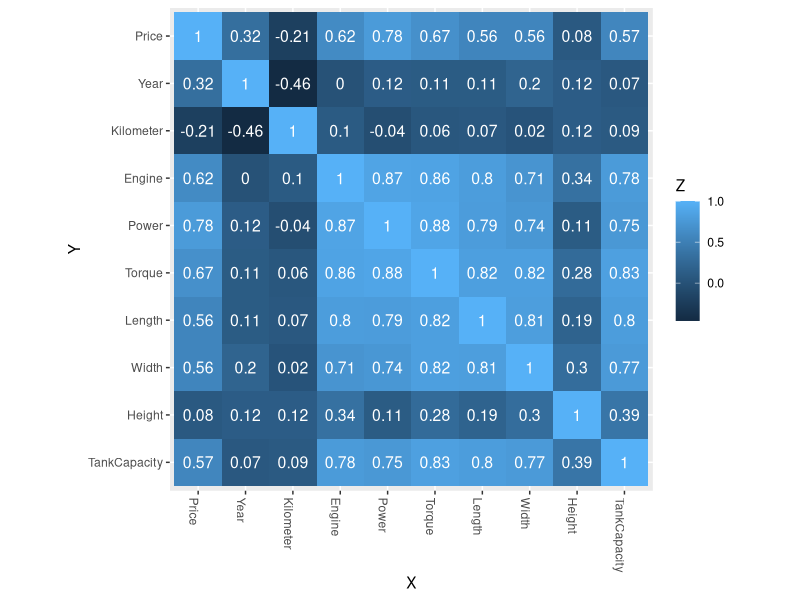
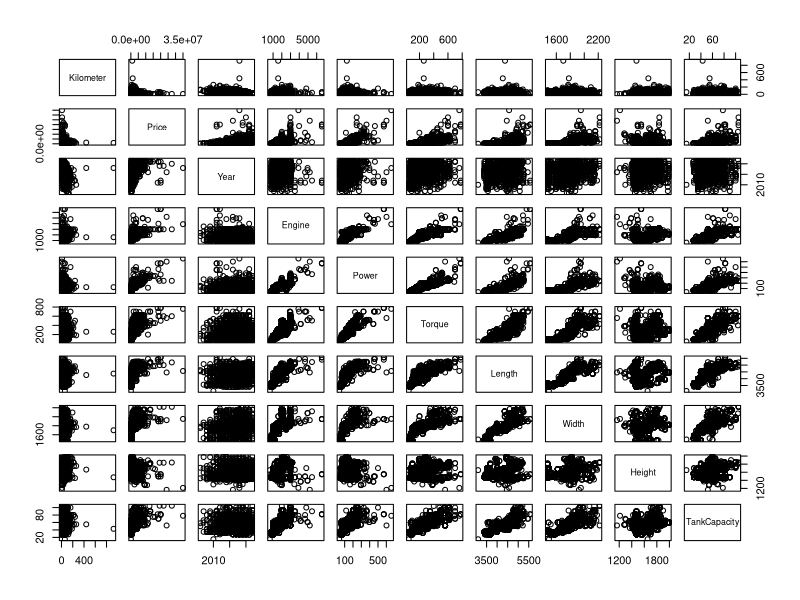

The R script that drew these images, in order: (Note: this script raises an error after producing the figures.)
## ---- chunk 1
knitr::opts_chunk$set(echo = TRUE)
## ---- chunk 2
car <- read.csv("./car.csv")
# Remove observation 1080
car <- car[car$Kilometer != 2000.000,]

#library(dplyr)
#make this example reproducible
set.seed(1)
# shuffle the dataframe by rows
#car= car[sample(1:nrow(car)), ]

#create ID column
#car$id <- 1:nrow(car)

#use 80% of dataset as training set and 20% as test set
#train <- car %>% dplyr::sample_frac(0.80)
#test <- dplyr::anti_join(car, train, by = 'id')

#train <- train[, -18]
#test <- test[, -18]
index <- sample(nrow(car), nrow(car)*0.8, replace=F)
train <- car[index,]
test <- car[-index,]

## ---- chunk 3
nrow(train)+nrow(test)==nrow(car)
## ---- chunk 4
library(ggplot2)
cor_mat <- round(cor(car[,unlist(lapply(car, is.numeric), use.names = FALSE)]),2)
data<-expand.grid(X=unlist(dimnames(cor_mat)[2]),Y=unlist(dimnames(cor_mat)[2]))
data$Z<- c(cor_mat)
ggplot(data,aes(X,Y,fill=Z))+geom_tile()+theme(axis.text.x=element_text(angle = -90, hjust = 0))+coord_equal()+scale_y_discrete(limits=rev)+geom_text(aes(label=prettyNum(Z,digits=2,format="f")), color="white", size=4)

## ---- chunk 5
pairs(~1/Kilometer+., data=car[,unlist(lapply(car, is.numeric), use.names = FALSE)])
## ---- chunk 6
lm <- lm(Price ~ as.factor(Make)+Year+Kilometer+as.factor(Fuel.Type)+as.factor(Transmission)+
         as.factor(Owner)+as.factor(Seller.Type)+Engine+Power+Torque+
         as.factor(Drivetrain)+Length+Width+Height+as.factor(SeatingCapacity)
         +TankCapacity, data=train)
summary(lm)
## ---- chunk 7
# R-squared
summary(lm)$adj.r.squared
## ---- chunk 8
par(mfrow=c(1,1))
plot(train$Price, lm$residuals)
## ---- chunk 9
# Plot the residuals and the fitted values.
par(mfrow=c(2,2))
plot(lm)
## ---- chunk 10
# Look the histograms of price and km
par(mfrow=c(1,2))
hist(train$Price, probability=TRUE, breaks=15)
hist(train$Kilometer, probability=TRUE, breaks=15)
## ---- chunk 11
# Transform the variable in the log-scale 
#(add the variables to the car data.frame)
train$log_price <- log(train$Price)
#train$log_km <- log(train$km)
## ---- chunk 12
# Look the histograms of log_price and log_km
par(mfrow=c(1,2))
hist(train$log_price, probability=TRUE, breaks=15)
#hist(train$log_km, probability=TRUE, breaks=15)
## ---- chunk 13
lm1 <- lm(log_price ~ as.factor(Make)+Year+Kilometer+as.factor(Fuel.Type)+as.factor(Transmission)+
         as.factor(Owner)+as.factor(Seller.Type)+Engine+Power+Torque+
         as.factor(Drivetrain)+Length+Width+Height+as.factor(SeatingCapacity)
         +TankCapacity, data=train)

summary(lm1)
## ---- chunk 14
AIC(lm1)
## ---- chunk 15
library(MASS) # for hist.scott
par(mfrow=c(1,1))
plot(train$log_price, lm1$residuals)
plot(lm1$residuals)
hist.scott(lm1$residuals, freq = F)
curve(dnorm(x,0,sd(lm1$residuals)), add=T, col=2)
## ---- chunk 16
par(mfrow=c(2,2))
plot(lm1)
## ---- chunk 17
lm_pwr <- lm(log_price ~ as.factor(Make)+Year+Kilometer+as.factor(Fuel.Type)+as.factor(Transmission)+
         as.factor(Owner)+as.factor(Seller.Type)+Power+
         as.factor(Drivetrain)+Length+Width+Height+as.factor(SeatingCapacity)
         +TankCapacity, data=train)

summary(lm_pwr)
## ---- chunk 18
AIC(lm_pwr)
## ---- chunk 19
anova(lm_pwr,lm1)
## ---- chunk 20
par(mfrow=c(1,1))
plot(train$log_price, lm_pwr$residuals)
plot(lm_pwr$residuals)
hist.scott(lm_pwr$residuals, freq = F)
curve(dnorm(x,0,sd(lm_pwr$residuals)), add=T, col=2)
## ---- chunk 21
d<-density(lm_pwr[['residuals']])
plot(d,main='Residuals Plot',xlab='Residual value')
## ---- chunk 22
par(mfrow=c(2,2))
plot(lm_pwr)
## ---- chunk 23
par(mfrow=c(1,1))
plot(as.factor(train$Make), lm_pwr$residuals)
plot(train$log_price,lm_pwr$residuals)
plot(train$Year, lm_pwr$residuals)
plot(train$Kilometer, lm_pwr$residuals)
plot(as.factor(train$Fuel.Type), lm_pwr$residuals)
plot(as.factor(train$Transmission), lm_pwr$residuals)
plot(as.factor(train$Owner), lm_pwr$residuals)
plot(as.factor(train$Seller.Type), lm_pwr$residuals)
plot(train$Engine, lm_pwr$residuals)
plot(train$Power, lm_pwr$residuals)
plot(train$Torque, lm_pwr$residuals)
plot(as.factor(train$Drivetrain), lm_pwr$residuals)
plot(train$Length, lm_pwr$residuals)
plot(train$Width, lm_pwr$residuals)
plot(train$Height, lm_pwr$residuals)
plot(as.factor(train$SeatingCapacity), lm_pwr$residuals)
plot(train$TankCapacity, lm_pwr$residuals)
## ---- chunk 24
library(glmnet)
xx <- model.matrix(log_price~.-log_price-Price, data=train)
fit.lasso <- glmnet(xx,train$log_price, alpha=1) # alpha=1 selects lasso
plot(fit.lasso,"lambda")
## ---- chunk 25
set.seed(1)
cv_model <- cv.glmnet(xx, train$log_price, alpha = 1)
plot(cv_model)

best_lambda <- cv_model$lambda.1se

best_model <- glmnet(xx, train$log_price, alpha = 1, lambda = best_lambda)
summary(best_model)
coef(best_model)
best_model
## ---- chunk 26
library(MASS)
# Tuning parameter = 0 implies least square estimates

lm_ridge<- lm.ridge(log_price ~ as.factor(Make)+Year+Kilometer+as.factor(Fuel.Type)+as.factor(Transmission)+
         as.factor(Owner)+as.factor(Seller.Type)+Power+Engine+Torque+
         as.factor(Drivetrain)+Length+Width+Height+as.factor(SeatingCapacity)
         +TankCapacity, lambda=0, data=train)
coef(lm_ridge)
# select lambda by GCV in the model with logLDC
grid.ridge<-lm.ridge(log_price ~ as.factor(Make)+Year+Kilometer+as.factor(Fuel.Type)+as.factor(Transmission)+
         as.factor(Owner)+as.factor(Seller.Type)+Power+Engine+Torque+
         as.factor(Drivetrain)+Length+Width+Height+as.factor(SeatingCapacity)
         +TankCapacity,lambda=seq(0.1,10,0.001), data=train)

lambda_selected<-grid.ridge$lambda[which(grid.ridge$GCV==min(grid.ridge$GCV))]

lm_ridge_GCV <- lm.ridge(log_price ~ as.factor(Make)+Year+Kilometer+as.factor(Fuel.Type)+as.factor(Transmission)+
         as.factor(Owner)+as.factor(Seller.Type)+Power+Engine+Torque+
         as.factor(Drivetrain)+Length+Width+Height+as.factor(SeatingCapacity)
         +TankCapacity, lambda=lambda_selected, data=train)
coef(lm_ridge_GCV)
summary(lm_ridge)
## ---- chunk 27
lm_noMake <- lm(log_price ~ Year+Kilometer+as.factor(Fuel.Type)+as.factor(Transmission)+
         as.factor(Owner)+as.factor(Seller.Type)+Power+as.factor(Drivetrain)+
           Length+Width+Height+as.factor(SeatingCapacity)+TankCapacity, data=train)
summary(lm_noMake)
## ---- chunk 28
AIC(lm_noMake)
## ---- chunk 29
anova(lm_noMake,lm_pwr)
## ---- chunk 30
par(mfrow=c(1,1))
plot(train$log_price, lm_pwr$residuals)
## ---- chunk 31
par(mfrow=c(2,2))
plot(lm_noMake)
## ---- chunk 32
summary(lm_pwr)
## ---- chunk 33
library(car)
vif(lm1)
vif(lm_pwr)
## ---- chunk 34
lm3 <- lm(log_price ~ as.factor(Make)+Year+Kilometer+as.factor(Fuel.Type)+as.factor(Transmission)+
         as.factor(Owner)+Power+as.factor(Drivetrain)+Length+Width+Height+as.factor(SeatingCapacity)
         +TankCapacity, data=train)
summary(lm3)

AIC(lm3)
anova(lm3, lm_pwr)
## ---- chunk 35
plot(lm3)
## ---- chunk 36
lm4 <- lm(log_price ~ as.factor(Make)+Year+Kilometer+as.factor(Fuel.Type)+as.factor(Transmission)+
         as.factor(Owner)+Power+Length+Width+Height+as.factor(SeatingCapacity)
         +TankCapacity, data=train)
summary(lm4)
AIC(lm4)
anova(lm4,lm3)
vif(lm4)
## ---- chunk 37
plot(lm4)
## ---- chunk 38
plot(lm4$residuals)
## ---- chunk 39
lm6 <- lm(log_price ~ as.factor(Make)+Year+Kilometer+as.factor(Fuel.Type)+as.factor(Transmission)+
         as.factor(Owner)+Power+Length+Width+Height+TankCapacity, data=train)
summary(lm6)
AIC(lm4)
AIC(lm6)
anova(lm6,lm4)
## ---- chunk 40
lm5 <- lm(log_price ~ as.factor(Make)+Year+Kilometer+as.factor(Fuel.Type)+as.factor(Transmission)+
         as.factor(Owner)+Power+as.factor(Drivetrain)+Width+Height+as.factor(SeatingCapacity)
         +TankCapacity, data=train)
summary(lm5)
anova(lm5,lm3)

# We can see that the p-value is low so lm3 is better than lm5, this means that Length is significant
## ---- chunk 41
summary(lm4)
test$log_price <- log(test$Price)
predicted_test <- predict(lm4, newdata = test)
plot(predicted_test, test$log_price)
#plot(exp(predicted_test), exp(test$log_price))
abline(a=0, b=1, col=2,lwd=2)
sum(abs(exp(predicted_test)-exp(test$log_price))/exp(test$log_price))/length(test$log_price)
## ---- chunk 42
larger.res <- which(abs(lm4$residuals)>0.5)
df_res <- train[larger.res,]
## ---- chunk 43
#print(sort(predicted_test-test$log_price))
## ---- chunk 44
lm4_interactions <- lm(log_price ~ as.factor(Make)+Year+Kilometer+as.factor(Fuel.Type)+as.factor(Transmission)+
         as.factor(Owner)+Power+Length+Width+Height+as.factor(SeatingCapacity)
         +TankCapacity+Year:Kilometer, data=train)
summary(lm4_interactions)
## ---- chunk 45
plot(lm4,which=c(1,2,4,5))
## ---- chunk 46
lm_step <- step(lm1, scale = 0,
     direction = c("both", "backward", "forward"),steps = 1000, k = 2)
summary(lm_step)
length(coefficients(lm_step))
length(coefficients(lm1))
## ---- chunk 47
final4_vs_step <- c(AIC(lm4), AIC(lm_step))
final4_vs_step
